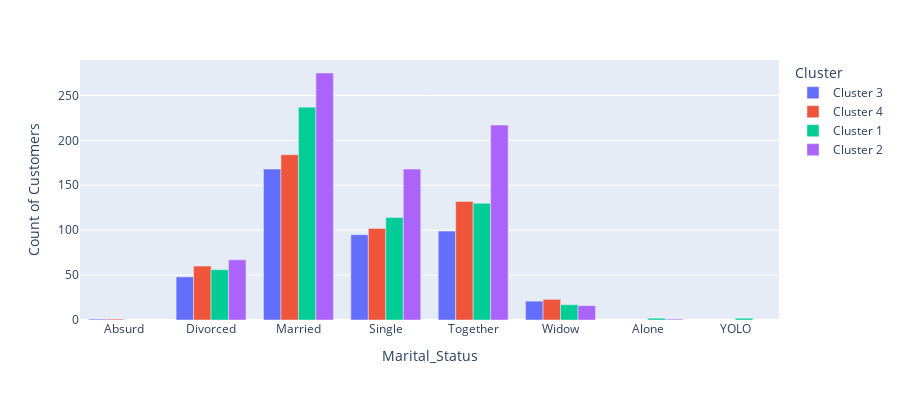

Notebook code for this chart:
### Code cell
df_plot = df_[['Marital_Status', 'Cluster', 'ID']].groupby(['Marital_Status', 'Cluster']).count()
df_plot.reset_index(inplace=True)
df_plot.rename(columns={"ID":"Count of Customers"}, inplace=True)


fig = px.bar(df_plot, x="Marital_Status", y="Count of Customers",
             color='Cluster', barmode='group',
             height=400)
fig.show()

### Figure 1 — Plotly figure (JSON) as saved in the notebook; plotly's stock layout.template omitted (floating-point values rounded to 4 significant figures)
{"data": [{"alignmentgroup": "True", "hovertemplate": "Cluster=Cluster 3<br>Marital_Status=%{x}<br>Count of Customers=%{y}<extra></extra>", "legendgroup": "Cluster 3", "marker": {"color": "#636efa", "pattern": {"shape": ""}}, "name": "Cluster 3", "offsetgroup": "Cluster 3", "orientation": "v", "showlegend": true, "textposition": "auto", "type": "bar", "x": ["Absurd", "Divorced", "Married", "Single", "Together", "Widow"], "xaxis": "x", "y": [1, 48, 168, 95, 99, 21], "yaxis": "y"}, {"alignmentgroup": "True", "hovertemplate": "Cluster=Cluster 4<br>Marital_Status=%{x}<br>Count of Customers=%{y}<extra></extra>", "legendgroup": "Cluster 4", "marker": {"color": "#EF553B", "pattern": {"shape": ""}}, "name": "Cluster 4", "offsetgroup": "Cluster 4", "orientation": "v", "showlegend": true, "textposition": "auto", "type": "bar", "x": ["Absurd", "Divorced", "Married", "Single", "Together", "Widow"], "xaxis": "x", "y": [1, 60, 184, 102, 132, 23], "yaxis": "y"}, {"alignmentgroup": "True", "hovertemplate": "Cluster=Cluster 1<br>Marital_Status=%{x}<br>Count of Customers=%{y}<extra></extra>", "legendgroup": "Cluster 1", "marker": {"color": "#00cc96", "pattern": {"shape": ""}}, "name": "Cluster 1", "offsetgroup": "Cluster 1", "orientation": "v", "showlegend": true, "textposition": "auto", "type": "bar", "x": ["Alone", "Divorced", "Married", "Single", "Together", "Widow", "YOLO"], "xaxis": "x", "y": [2, 56, 237, 114, 130, 17, 2], "yaxis": "y"}, {"alignmentgroup": "True", "hovertemplate": "Cluster=Cluster 2<br>Marital_Status=%{x}<br>Count of Customers=%{y}<extra></extra>", "legendgroup": "Cluster 2", "marker": {"color": "#ab63fa", "pattern": {"shape": ""}}, "name": "Cluster 2", "offsetgroup": "Cluster 2", "orientation": "v", "showlegend": true, "textposition": "auto", "type": "bar", "x": ["Alone", "Divorced", "Married", "Single", "Together", "Widow"], "xaxis": "x", "y": [1, 67, 275, 168, 217, 16], "yaxis": "y"}], "layout": {"barmode": "group", "height": 400, "legend": {"title": {"text": "Cluster"}, "tracegroupgap": 0}, "margin": {"t": 60}, "xaxis": {"anchor": "y", "domain": [0, 1], "title": {"text": "Marital_Status"}}, "yaxis": {"anchor": "x", "domain": [0, 1], "title": {"text": "Count of Customers"}}}}
